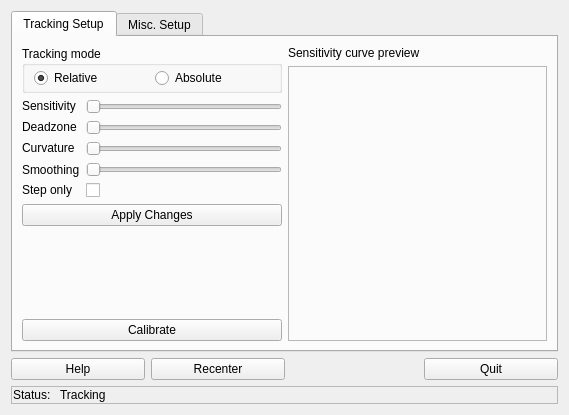
<?xml version="1.0" encoding="UTF-8"?>
<ui version="4.0">
 <class>Mickey</class>
 <widget class="QWidget" name="Mickey">
  <property name="geometry">
   <rect>
    <x>0</x>
    <y>0</y>
    <width>569</width>
    <height>415</height>
   </rect>
  </property>
  <property name="minimumSize">
   <size>
    <width>470</width>
    <height>415</height>
   </size>
  </property>
  <property name="windowTitle">
   <string>Mickey, the virtual mouse</string>
  </property>
  <property name="windowIcon">
   <iconset resource="mickey.qrc">
    <normaloff>:/ltr/linuxtrack.svg</normaloff>:/ltr/linuxtrack.svg</iconset>
  </property>
  <layout class="QVBoxLayout" name="verticalLayout_4">
   <item>
    <widget class="QTabWidget" name="MickeyTabs">
     <property name="minimumSize">
      <size>
       <width>450</width>
       <height>0</height>
      </size>
     </property>
     <property name="currentIndex">
      <number>0</number>
     </property>
     <widget class="QWidget" name="tab_2">
      <attribute name="title">
       <string>Tracking Setup</string>
      </attribute>
      <layout class="QHBoxLayout" name="horizontalLayout_3">
       <item>
        <layout class="QVBoxLayout" name="PrefLayout1">
         <item>
          <widget class="QGroupBox" name="groupBox">
           <property name="title">
            <string>Tracking mode</string>
           </property>
           <layout class="QHBoxLayout" name="horizontalLayout_2">
            <property name="topMargin">
             <number>2</number>
            </property>
            <property name="bottomMargin">
             <number>2</number>
            </property>
            <item>
             <widget class="QRadioButton" name="RelativeCB">
              <property name="text">
               <string>Relative</string>
              </property>
              <property name="checked">
               <bool>true</bool>
              </property>
             </widget>
            </item>
            <item>
             <widget class="QRadioButton" name="AbsoluteCB">
              <property name="text">
               <string>Absolute</string>
              </property>
             </widget>
            </item>
           </layout>
          </widget>
         </item>
         <item>
          <layout class="QGridLayout" name="gridLayout">
           <item row="2" column="0">
            <widget class="QLabel" name="label_3">
             <property name="sizePolicy">
              <sizepolicy hsizetype="Preferred" vsizetype="Maximum">
               <horstretch>0</horstretch>
               <verstretch>0</verstretch>
              </sizepolicy>
             </property>
             <property name="text">
              <string>Curvature</string>
             </property>
            </widget>
           </item>
           <item row="0" column="1">
            <widget class="QSlider" name="SensSlider">
             <property name="sizePolicy">
              <sizepolicy hsizetype="Expanding" vsizetype="Fixed">
               <horstretch>0</horstretch>
               <verstretch>0</verstretch>
              </sizepolicy>
             </property>
             <property name="minimumSize">
              <size>
               <width>0</width>
               <height>0</height>
              </size>
             </property>
             <property name="orientation">
              <enum>Qt::Horizontal</enum>
             </property>
            </widget>
           </item>
           <item row="1" column="0">
            <widget class="QLabel" name="label_4">
             <property name="sizePolicy">
              <sizepolicy hsizetype="Preferred" vsizetype="Maximum">
               <horstretch>0</horstretch>
               <verstretch>0</verstretch>
              </sizepolicy>
             </property>
             <property name="text">
              <string>Deadzone</string>
             </property>
            </widget>
           </item>
           <item row="0" column="0">
            <widget class="QLabel" name="label_5">
             <property name="sizePolicy">
              <sizepolicy hsizetype="Preferred" vsizetype="Maximum">
               <horstretch>0</horstretch>
               <verstretch>0</verstretch>
              </sizepolicy>
             </property>
             <property name="text">
              <string>Sensitivity</string>
             </property>
            </widget>
           </item>
           <item row="2" column="1">
            <widget class="QSlider" name="CurveSlider">
             <property name="orientation">
              <enum>Qt::Horizontal</enum>
             </property>
            </widget>
           </item>
           <item row="1" column="1">
            <widget class="QSlider" name="DZSlider">
             <property name="orientation">
              <enum>Qt::Horizontal</enum>
             </property>
            </widget>
           </item>
           <item row="4" column="0">
            <widget class="QLabel" name="label_7">
             <property name="sizePolicy">
              <sizepolicy hsizetype="Preferred" vsizetype="Maximum">
               <horstretch>0</horstretch>
               <verstretch>0</verstretch>
              </sizepolicy>
             </property>
             <property name="text">
              <string>Step only</string>
             </property>
            </widget>
           </item>
           <item row="4" column="1">
            <widget class="QCheckBox" name="StepOnly">
             <property name="text">
              <string/>
             </property>
            </widget>
           </item>
           <item row="3" column="0">
            <widget class="QLabel" name="label_13">
             <property name="text">
              <string>Smoothing</string>
             </property>
            </widget>
           </item>
           <item row="3" column="1">
            <widget class="QSlider" name="SmoothingSlider">
             <property name="orientation">
              <enum>Qt::Horizontal</enum>
             </property>
            </widget>
           </item>
          </layout>
         </item>
         <item>
          <widget class="QPushButton" name="ApplyButton">
           <property name="sizePolicy">
            <sizepolicy hsizetype="Minimum" vsizetype="Maximum">
             <horstretch>0</horstretch>
             <verstretch>0</verstretch>
            </sizepolicy>
           </property>
           <property name="minimumSize">
            <size>
             <width>0</width>
             <height>0</height>
            </size>
           </property>
           <property name="text">
            <string>Apply Changes</string>
           </property>
          </widget>
         </item>
         <item>
          <spacer name="verticalSpacer">
           <property name="orientation">
            <enum>Qt::Vertical</enum>
           </property>
           <property name="sizeType">
            <enum>QSizePolicy::Expanding</enum>
           </property>
           <property name="sizeHint" stdset="0">
            <size>
             <width>20</width>
             <height>1</height>
            </size>
           </property>
          </spacer>
         </item>
         <item>
          <spacer name="verticalSpacer_3">
           <property name="orientation">
            <enum>Qt::Vertical</enum>
           </property>
           <property name="sizeHint" stdset="0">
            <size>
             <width>20</width>
             <height>40</height>
            </size>
           </property>
          </spacer>
         </item>
         <item>
          <widget class="QPushButton" name="CalibrateButton">
           <property name="sizePolicy">
            <sizepolicy hsizetype="MinimumExpanding" vsizetype="Maximum">
             <horstretch>0</horstretch>
             <verstretch>0</verstretch>
            </sizepolicy>
           </property>
           <property name="text">
            <string>Calibrate</string>
           </property>
          </widget>
         </item>
        </layout>
       </item>
       <item>
        <layout class="QVBoxLayout" name="verticalLayout_3">
         <item>
          <widget class="QLabel" name="label_8">
           <property name="sizePolicy">
            <sizepolicy hsizetype="Preferred" vsizetype="Maximum">
             <horstretch>0</horstretch>
             <verstretch>0</verstretch>
            </sizepolicy>
           </property>
           <property name="text">
            <string>Sensitivity curve preview</string>
           </property>
          </widget>
         </item>
         <item>
          <widget class="QFrame" name="frame_4">
           <property name="sizePolicy">
            <sizepolicy hsizetype="MinimumExpanding" vsizetype="MinimumExpanding">
             <horstretch>0</horstretch>
             <verstretch>0</verstretch>
            </sizepolicy>
           </property>
           <property name="frameShape">
            <enum>QFrame::StyledPanel</enum>
           </property>
           <property name="frameShadow">
            <enum>QFrame::Raised</enum>
           </property>
           <layout class="QVBoxLayout" name="verticalLayout_8">
            <property name="margin">
             <number>2</number>
            </property>
            <item>
             <layout class="QVBoxLayout" name="PrefLayout">
              <property name="spacing">
               <number>1</number>
              </property>
             </layout>
            </item>
           </layout>
          </widget>
         </item>
        </layout>
       </item>
      </layout>
     </widget>
     <widget class="QWidget" name="tab_3">
      <attribute name="title">
       <string>Misc. Setup</string>
      </attribute>
      <layout class="QHBoxLayout" name="horizontalLayout_7">
       <item>
        <widget class="QFrame" name="frame_5">
         <property name="frameShape">
          <enum>QFrame::StyledPanel</enum>
         </property>
         <property name="frameShadow">
          <enum>QFrame::Raised</enum>
         </property>
         <layout class="QVBoxLayout" name="verticalLayout_5">
          <item>
           <widget class="QFrame" name="frame_3">
            <property name="frameShape">
             <enum>QFrame::StyledPanel</enum>
            </property>
            <property name="frameShadow">
             <enum>QFrame::Raised</enum>
            </property>
            <layout class="QHBoxLayout" name="horizontalLayout_6">
             <item>
              <layout class="QGridLayout" name="HotkeyStack">
               <property name="horizontalSpacing">
                <number>2</number>
               </property>
              </layout>
             </item>
            </layout>
           </widget>
          </item>
          <item>
           <widget class="QFrame" name="frame_2">
            <property name="frameShape">
             <enum>QFrame::StyledPanel</enum>
            </property>
            <property name="frameShadow">
             <enum>QFrame::Raised</enum>
            </property>
            <layout class="QVBoxLayout" name="verticalLayout_2">
             <item>
              <widget class="QLabel" name="label_10">
               <property name="text">
                <string>Timeouts setup</string>
               </property>
              </widget>
             </item>
             <item>
              <layout class="QGridLayout" name="gridLayout_3">
               <item row="1" column="0">
                <widget class="QLabel" name="label_6">
                 <property name="text">
                  <string>Calibration timeout</string>
                 </property>
                </widget>
               </item>
               <item row="0" column="3">
                <spacer name="horizontalSpacer_3">
                 <property name="orientation">
                  <enum>Qt::Horizontal</enum>
                 </property>
                 <property name="sizeHint" stdset="0">
                  <size>
                   <width>40</width>
                   <height>20</height>
                  </size>
                 </property>
                </spacer>
               </item>
               <item row="0" column="1">
                <widget class="QSpinBox" name="CenterTimeout">
                 <property name="minimum">
                  <number>1</number>
                 </property>
                 <property name="value">
                  <number>10</number>
                 </property>
                </widget>
               </item>
               <item row="0" column="0">
                <widget class="QLabel" name="label_2">
                 <property name="text">
                  <string>Centering timeout</string>
                 </property>
                </widget>
               </item>
               <item row="1" column="1">
                <widget class="QSpinBox" name="CalibrationTimeout">
                 <property name="minimum">
                  <number>1</number>
                 </property>
                 <property name="value">
                  <number>10</number>
                 </property>
                </widget>
               </item>
               <item row="0" column="2">
                <widget class="QLabel" name="label_11">
                 <property name="text">
                  <string>seconds</string>
                 </property>
                </widget>
               </item>
               <item row="1" column="2">
                <widget class="QLabel" name="label_12">
                 <property name="text">
                  <string>seconds</string>
                 </property>
                </widget>
               </item>
              </layout>
             </item>
            </layout>
           </widget>
          </item>
          <item>
           <spacer name="verticalSpacer_2">
            <property name="orientation">
             <enum>Qt::Vertical</enum>
            </property>
            <property name="sizeHint" stdset="0">
             <size>
              <width>20</width>
              <height>40</height>
             </size>
            </property>
           </spacer>
          </item>
         </layout>
        </widget>
       </item>
      </layout>
     </widget>
    </widget>
   </item>
   <item>
    <layout class="QHBoxLayout" name="horizontalLayout">
     <item>
      <widget class="QPushButton" name="HelpButton">
       <property name="sizePolicy">
        <sizepolicy hsizetype="MinimumExpanding" vsizetype="Fixed">
         <horstretch>0</horstretch>
         <verstretch>0</verstretch>
        </sizepolicy>
       </property>
       <property name="text">
        <string>Help</string>
       </property>
      </widget>
     </item>
     <item>
      <widget class="QPushButton" name="RecenterButton">
       <property name="sizePolicy">
        <sizepolicy hsizetype="MinimumExpanding" vsizetype="Fixed">
         <horstretch>0</horstretch>
         <verstretch>0</verstretch>
        </sizepolicy>
       </property>
       <property name="text">
        <string>Recenter</string>
       </property>
      </widget>
     </item>
     <item>
      <spacer name="horizontalSpacer">
       <property name="orientation">
        <enum>Qt::Horizontal</enum>
       </property>
       <property name="sizeHint" stdset="0">
        <size>
         <width>40</width>
         <height>20</height>
        </size>
       </property>
      </spacer>
     </item>
     <item>
      <widget class="QPushButton" name="QuitButton">
       <property name="sizePolicy">
        <sizepolicy hsizetype="MinimumExpanding" vsizetype="Fixed">
         <horstretch>0</horstretch>
         <verstretch>0</verstretch>
        </sizepolicy>
       </property>
       <property name="text">
        <string>Quit</string>
       </property>
      </widget>
     </item>
    </layout>
   </item>
   <item>
    <widget class="QFrame" name="frame">
     <property name="sizePolicy">
      <sizepolicy hsizetype="Preferred" vsizetype="Maximum">
       <horstretch>0</horstretch>
       <verstretch>0</verstretch>
      </sizepolicy>
     </property>
     <property name="frameShape">
      <enum>QFrame::StyledPanel</enum>
     </property>
     <property name="frameShadow">
      <enum>QFrame::Raised</enum>
     </property>
     <layout class="QHBoxLayout" name="horizontalLayout_5">
      <property name="margin">
       <number>1</number>
      </property>
      <item>
       <layout class="QHBoxLayout" name="horizontalLayout_4">
        <property name="spacing">
         <number>6</number>
        </property>
        <item>
         <widget class="QLabel" name="label">
          <property name="sizePolicy">
           <sizepolicy hsizetype="Maximum" vsizetype="Preferred">
            <horstretch>0</horstretch>
            <verstretch>0</verstretch>
           </sizepolicy>
          </property>
          <property name="text">
           <string>Status: </string>
          </property>
         </widget>
        </item>
        <item>
         <widget class="QLabel" name="StatusLabel">
          <property name="text">
           <string>Tracking</string>
          </property>
         </widget>
        </item>
       </layout>
      </item>
     </layout>
    </widget>
   </item>
  </layout>
 </widget>
 <resources>
  <include location="mickey.qrc"/>
 </resources>
 <connections>
  <connection>
   <sender>QuitButton</sender>
   <signal>pressed()</signal>
   <receiver>Mickey</receiver>
   <slot>close()</slot>
   <hints>
    <hint type="sourcelabel">
     <x>524</x>
     <y>380</y>
    </hint>
    <hint type="destinationlabel">
     <x>358</x>
     <y>6</y>
    </hint>
   </hints>
  </connection>
  <connection>
   <sender>AbsoluteCB</sender>
   <signal>clicked(bool)</signal>
   <receiver>SensSlider</receiver>
   <slot>setDisabled(bool)</slot>
   <hints>
    <hint type="sourcelabel">
     <x>175</x>
     <y>80</y>
    </hint>
    <hint type="destinationlabel">
     <x>157</x>
     <y>110</y>
    </hint>
   </hints>
  </connection>
  <connection>
   <sender>AbsoluteCB</sender>
   <signal>clicked(bool)</signal>
   <receiver>DZSlider</receiver>
   <slot>setDisabled(bool)</slot>
   <hints>
    <hint type="sourcelabel">
     <x>190</x>
     <y>78</y>
    </hint>
    <hint type="destinationlabel">
     <x>186</x>
     <y>141</y>
    </hint>
   </hints>
  </connection>
  <connection>
   <sender>AbsoluteCB</sender>
   <signal>clicked(bool)</signal>
   <receiver>CurveSlider</receiver>
   <slot>setDisabled(bool)</slot>
   <hints>
    <hint type="sourcelabel">
     <x>202</x>
     <y>79</y>
    </hint>
    <hint type="destinationlabel">
     <x>203</x>
     <y>172</y>
    </hint>
   </hints>
  </connection>
  <connection>
   <sender>AbsoluteCB</sender>
   <signal>clicked(bool)</signal>
   <receiver>StepOnly</receiver>
   <slot>setDisabled(bool)</slot>
   <hints>
    <hint type="sourcelabel">
     <x>216</x>
     <y>82</y>
    </hint>
    <hint type="destinationlabel">
     <x>104</x>
     <y>190</y>
    </hint>
   </hints>
  </connection>
  <connection>
   <sender>RelativeCB</sender>
   <signal>clicked(bool)</signal>
   <receiver>SensSlider</receiver>
   <slot>setEnabled(bool)</slot>
   <hints>
    <hint type="sourcelabel">
     <x>84</x>
     <y>81</y>
    </hint>
    <hint type="destinationlabel">
     <x>97</x>
     <y>109</y>
    </hint>
   </hints>
  </connection>
  <connection>
   <sender>RelativeCB</sender>
   <signal>clicked(bool)</signal>
   <receiver>DZSlider</receiver>
   <slot>setEnabled(bool)</slot>
   <hints>
    <hint type="sourcelabel">
     <x>67</x>
     <y>78</y>
    </hint>
    <hint type="destinationlabel">
     <x>93</x>
     <y>141</y>
    </hint>
   </hints>
  </connection>
  <connection>
   <sender>RelativeCB</sender>
   <signal>clicked(bool)</signal>
   <receiver>CurveSlider</receiver>
   <slot>setEnabled(bool)</slot>
   <hints>
    <hint type="sourcelabel">
     <x>52</x>
     <y>81</y>
    </hint>
    <hint type="destinationlabel">
     <x>93</x>
     <y>167</y>
    </hint>
   </hints>
  </connection>
  <connection>
   <sender>RelativeCB</sender>
   <signal>clicked(bool)</signal>
   <receiver>StepOnly</receiver>
   <slot>setEnabled(bool)</slot>
   <hints>
    <hint type="sourcelabel">
     <x>42</x>
     <y>81</y>
    </hint>
    <hint type="destinationlabel">
     <x>92</x>
     <y>193</y>
    </hint>
   </hints>
  </connection>
 </connections>
</ui>
